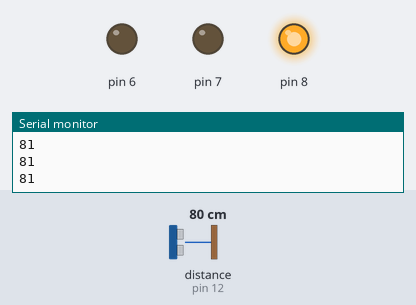
Recording of a sketch running on a simulated Arduino Uno, built with avr-gcc and run on an emulated ATmega328P. Parts: output pins drawn as LEDs (lit = HIGH), the last lines printed to the serial monitor. The inputs (shaded band) are chosen by the test bench; at power-on: distance to the obstacle (sensor on pin 12) 80 cm.

Above: at 1.2 s.
1.3 s: distance to the obstacle (sensor on pin 12) set to 93 cm
2.8 s: distance to the obstacle (sensor on pin 12) set to 101 cm
At 3.5 s:
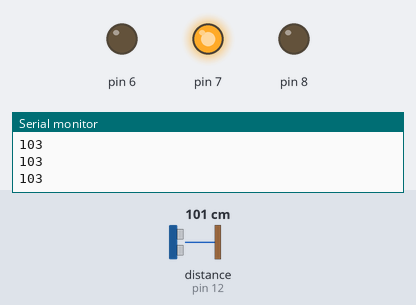
4.3 s: distance to the obstacle (sensor on pin 12) set to 141 cm
5.8 s: distance to the obstacle (sensor on pin 12) set to 151 cm
At 6.6 s:
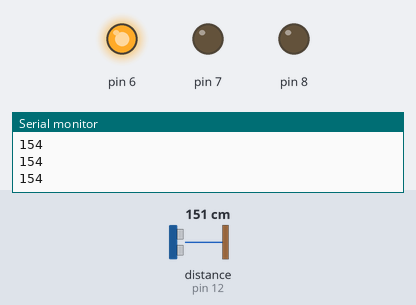
7.3 s: distance to the obstacle (sensor on pin 12) set to 2 cm
At 8.0 s:
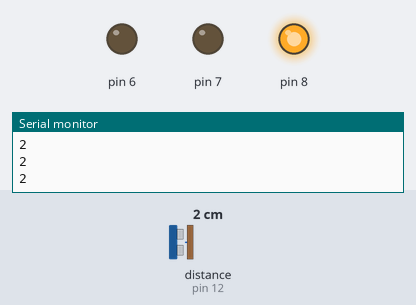
8.8 s: distance to the obstacle (sensor on pin 12) set to 120 cm
At 9.7 s:
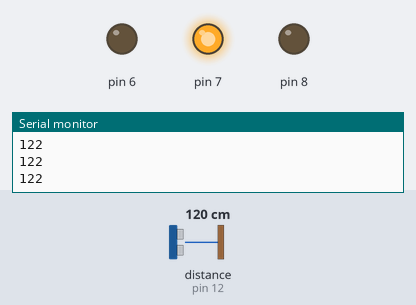
Timing chart, 0 to 11.3 s (numbered marks = the images above; inputs shaded):
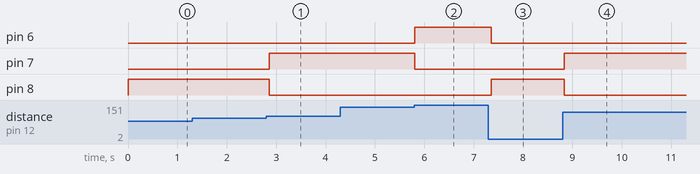

The sketch:

ultra.ino
```cpp
#include <NewPing.h>
#define Trigger 11
#define Eco 12
NewPing sens(Trigger, Eco);
void setup(){
    Serial.begin(9600);
    pinMode(8, OUTPUT);
    pinMode(7,OUTPUT);
    pinMode(6,OUTPUT);

}
void loop(){

    int result = sens.ping_cm();
    Serial.println(result);
    if(result >= 150){
        led(3);
    }else if(result>100 && result<150){
        led(2);
    }else if(result<=100 && result>0){
        led(1);
    }
    delay(50);
}
void led(int valor){
    if(valor == 1){
        digitalWrite(7,LOW);
        digitalWrite(6,LOW);
        digitalWrite(8,HIGH);
    }else if(valor == 2){
        digitalWrite(7,HIGH);
        digitalWrite(6,LOW);
        digitalWrite(8,LOW);
    }else if(valor == 3){
        digitalWrite(7,LOW);
        digitalWrite(6,HIGH);
        digitalWrite(8,LOW);
    }
}
```

Measured:
- the behaviour switches between 98 and 99 cm on distance to the obstacle (sensor on pin 12) (found by bisection; images 0 and 1)
- the behaviour switches between 146 and 147 cm on distance to the obstacle (sensor on pin 12) (found by bisection; images 1 and 2)
- after the input at 2.8 s, pin 7: LOW → HIGH after 0.06 s; pin 8: HIGH → LOW after 0.06 s
- after the input at 5.8 s, pin 6: LOW → HIGH at once; pin 7: HIGH → LOW at once
- after the input at 7.3 s, pin 6: HIGH → LOW after 0.05 s; pin 8: LOW → HIGH after 0.05 s
- after the input at 8.8 s, pin 7: LOW → HIGH at once; pin 8: HIGH → LOW at once
